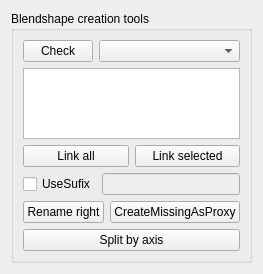
<?xml version="1.0" encoding="UTF-8"?>
<ui version="4.0">
 <class>Form</class>
 <widget class="QWidget" name="Form">
  <property name="geometry">
   <rect>
    <x>0</x>
    <y>0</y>
    <width>236</width>
    <height>274</height>
   </rect>
  </property>
  <property name="windowTitle">
   <string>Form</string>
  </property>
  <layout class="QVBoxLayout" name="verticalLayout">
   <item>
    <widget class="QGroupBox" name="groupBox">
     <property name="title">
      <string>Blendshape creation tools</string>
     </property>
     <layout class="QVBoxLayout" name="verticalLayout_2">
      <item>
       <layout class="QHBoxLayout" name="horizontalLayout">
        <item>
         <widget class="QPushButton" name="CheckBtn">
          <property name="maximumSize">
           <size>
            <width>70</width>
            <height>16777215</height>
           </size>
          </property>
          <property name="text">
           <string>Check</string>
          </property>
         </widget>
        </item>
        <item>
         <widget class="QComboBox" name="ListCBx"/>
        </item>
       </layout>
      </item>
      <item>
       <widget class="QListWidget" name="listWidget"/>
      </item>
      <item>
       <layout class="QHBoxLayout" name="horizontalLayout_2">
        <item>
         <widget class="QPushButton" name="LinkAllBtn">
          <property name="text">
           <string>Link all</string>
          </property>
         </widget>
        </item>
        <item>
         <widget class="QPushButton" name="LinkSelectedBtn">
          <property name="text">
           <string>Link selected</string>
          </property>
         </widget>
        </item>
       </layout>
      </item>
      <item>
       <layout class="QHBoxLayout" name="horizontalLayout_3">
        <item>
         <widget class="QCheckBox" name="UseSufixChkBx">
          <property name="text">
           <string>UseSufix</string>
          </property>
         </widget>
        </item>
        <item>
         <widget class="QLineEdit" name="PrefixLineEdit">
          <property name="enabled">
           <bool>false</bool>
          </property>
         </widget>
        </item>
       </layout>
      </item>
      <item>
       <layout class="QHBoxLayout" name="horizontalLayout_4">
        <item>
         <widget class="QPushButton" name="renameRightBtn">
          <property name="text">
           <string>Rename right</string>
          </property>
         </widget>
        </item>
        <item>
         <widget class="QPushButton" name="createMissingBtn">
          <property name="text">
           <string>CreateMissingAsProxy</string>
          </property>
         </widget>
        </item>
       </layout>
      </item>
      <item>
       <widget class="QPushButton" name="split_by_axis_btn">
        <property name="text">
         <string>Split by axis</string>
        </property>
       </widget>
      </item>
     </layout>
    </widget>
   </item>
  </layout>
 </widget>
 <resources/>
 <connections/>
</ui>
